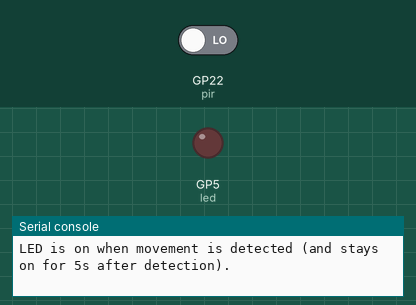
This program was run on a simulated Raspberry Pi Pico running MicroPython. Shown: output pins drawn as LEDs (lit = HIGH), the last lines printed to the serial console. Wiring (from the project's diagram.json): red LED on GP5, PIR motion sensor on GP22. The test bench sets the inputs (shaded band); at power-on: GP22 (pir) LOW.

Above: at 1.2 s.
1.3 s: GP22 (pir) driven HIGH
At 2.1 s:
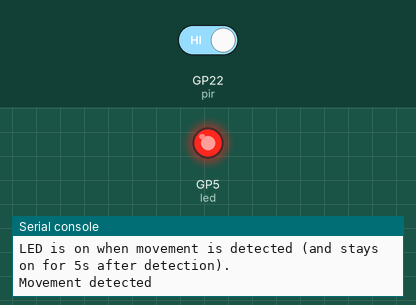
2.8 s: GP22 (pir) driven LOW
At 3.2 s:
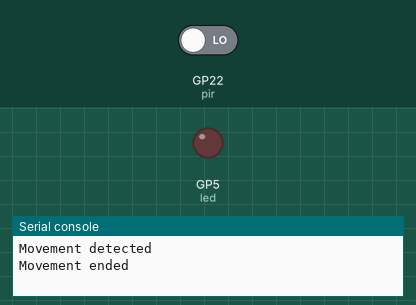
Timing chart, 0 to 5.8 s (numbered marks = the images above; inputs shaded):
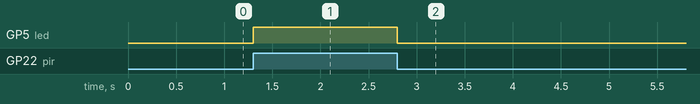

Measured:
- after the input at 1.3 s, GP5 (led): LOW → HIGH at once
- after the input at 2.8 s, GP5 (led): HIGH → LOW at once

The program:

main.py
```python
from machine import Pin
import utime

utime.sleep(0.01) # Wait for USB to connect
print("LED is on when movement is detected (and stays on for 5s after detection).")

led = Pin(5, Pin.OUT)
pir = Pin(22, Pin.IN, Pin.PULL_DOWN)

def pir_cb(pin):
    led.value(pin.value())
    print("Movement","detected" if pin.value() else "ended")

pir.irq(
    handler = pir_cb,
    trigger = Pin.IRQ_FALLING | Pin.IRQ_RISING )

# idle
while True:
    utime.sleep(1)
```
